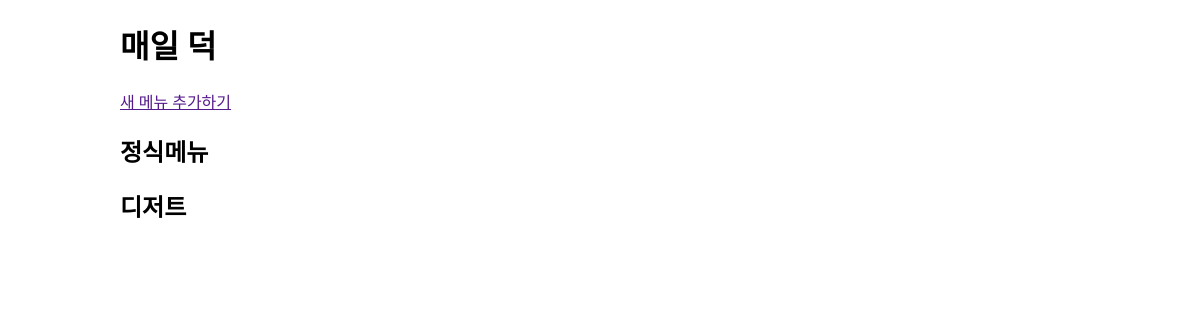
Before: /store/1/menu with the older database file.
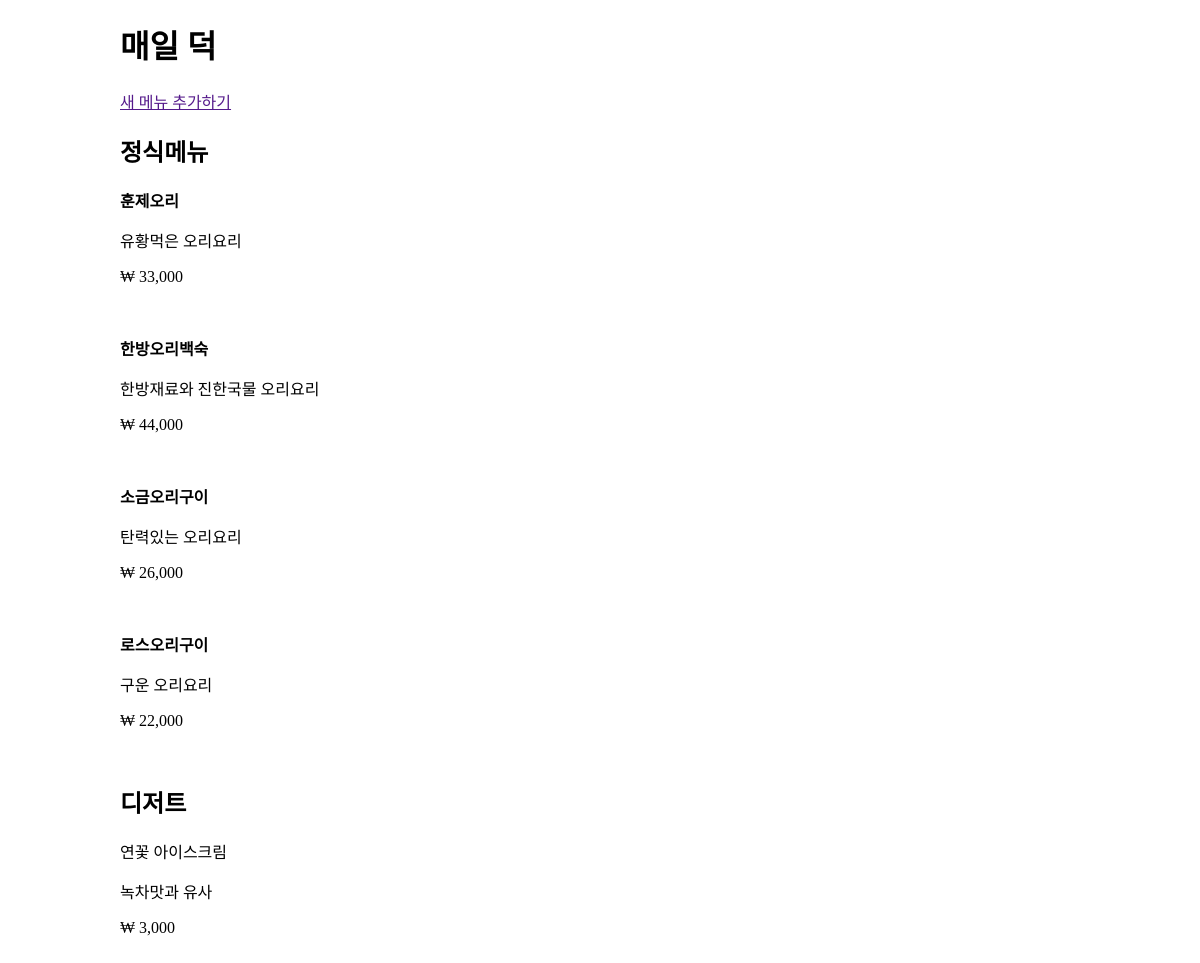
After: the same page with the newer database file.
### database_setup.py (models this page shows, shortened)
class Store(Base):
    __tablename__ = 'store'
    id = Column(Integer, primary_key=True)
    name = Column(String(250), nullable=False)

class StoreItem(Base):
    __tablename__ = 'store_item'
    id = Column(Integer, primary_key=True)
    name = Column(String(100), nullable=False)
    description = Column(String(100))
    price = Column(String(10))
    package_item = Column(String(10))
    store_id = Column(Integer, ForeignKey('store.id'))
    store = relationship(Store)

### project.py (the view)
@app.route('/store/<int:store_id>/')
@app.route('/store/<int:store_id>/menu')
def showMenu(store_id):
    print('show store_id : ', store_id)
    store = session.query(Store).filter_by(id=store_id).one()
    menus = session.query(StoreItem).filter_by(store_id=store_id).all()
    return render_template('store_menu.html', store=store, menus=menus)

### templates/store_menu.html (shortened to what this page needs)
<!DOCTYPE html>
<html lang="ko">
<head>
    <link rel="stylesheet" href="{{url_for('static', filename='style.css')}}">
</head>
<body>
<h1>{{ store.name }}</h1>
<a href="">새 메뉴 추가하기</a>
<h2>정식메뉴</h2>
{% for menu in menus %}
{% if menu.package_item == '정식' %}
<p><strong>{{menu.name}}</strong></p>
<p>{{menu.description}}</p>
<p>₩ {{menu.price}}</p>
<br>
{% endif %}
{% endfor %}
<h2>디저트</h2>
{% for menu in menus %}
{% if menu.package_item == '디저트' %}
<p>{{menu.name}}</p>
<p>{{menu.description}}</p>
<p>₩ {{menu.price}}</p>
<br>
{% endif %}
{% endfor %}
</body>
</html>

### static/style.css (style rules this page uses)
html, body { margin:0; }
body { width: 80%; margin: 16px auto; }

Changed rows visible on the page:
now on this page (row edited): StoreItem: name "훈제오리", description "유황먹은 오리요리", price "33,000", shown under "정식메뉴"
now on this page (row edited): StoreItem: name "한방오리백숙", description "한방재료와 진한국물 오리요리", price "44,000", shown under "정식메뉴"
now on this page (row edited): StoreItem: name "소금오리구이", description "탄력있는 오리요리", price "26,000", shown under "정식메뉴"
now on this page (row edited): StoreItem: name "로스오리구이", description "구운 오리요리", price "22,000", shown under "정식메뉴"
now on this page (row edited): StoreItem: name "연꽃 아이스크림", description "녹차맛과 유사", price "3,000", shown under "디저트"
